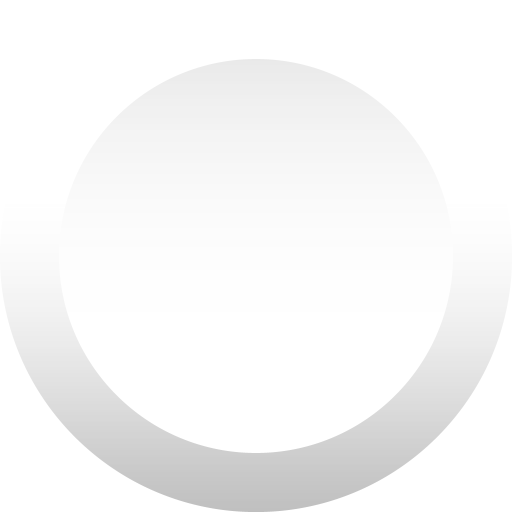
#> input picture Assets/StarterAssets/Mobile/UI/UI_Circle_Bevel_Base.png, 1024 x 1024 px (shown at 1/2 size)
$ python gif2sheet.py ../Assets/StarterAssets/Mobile/UI/UI_Circle_Bevel_Base.png --out out.png
#> lines starting #> are read from the running program, lines starting #| are printed output that depends on the picture
#!/usr/bin/env python3
"""
gif2sheet.py — GIF / PNG-Folge  ->  horizontales Pixel-Art Sprite Sheet

Fuer "Brunos Code-Abenteuer". Keine Runtime-Dependency des Spiels,
nur ein Build-Helfer. Braucht nur Pillow.

Was es macht
------------
1. Frames aus einem GIF (oder aus mehreren PNGs / einem fertigen Sheet) lesen
2. Hintergrund entfernen (Farb-Key, per Default aus den Ecken erraten)
3. Auf die native Pixelaufloesung zurueckrechnen (Blockgroesse wird erkannt)
4. Alphakante haerten -> kein milchiger Rand, kein Antialiasing-Halo
5. Alle Frames auf eine gemeinsame Bounding-Box trimmen (Animation bleibt stabil)
6. Als eine horizontale PNG speichern + die fertige ASSET_MANIFEST-Zeile ausgeben

Beispiele
---------
  python3 tools/gif2sheet.py assets/bruno/attack.gif -o assets/bruno/attack.png \
      --key bruno_attack --fps 14 --loop false
  python3 tools/gif2sheet.py assets/spider/defeated.gif -o assets/spider/defeated.png \
      --key spider_defeated --fps 8 --loop false --preview
  python3 tools/gif2sheet.py frames/*.png -o assets/bruno/walk.png --key bruno_walk --fps 10
  python3 tools/gif2sheet.py sheet.png --in-frames 6 -o out.png --key x   # Sheet neu aufbereiten
"""

import argparse
import math
import os
import sys
from functools import reduce

try:
    from PIL import Image, ImageSequence
except ImportError:
    sys.exit("Pillow fehlt:  pip install --break-system-packages Pillow")


# ----------------------------------------------------------------- laden
def load_frames(paths, in_frames=None):
    """Liefert (frames, durations_ms). Frames sind RGBA und gleich gross."""
    frames = []
    durations = []
    for p in paths:
        im = Image.open(p)
        n = getattr(im, "n_frames", 1)
        if n > 1:
            # GIF: ueber ImageSequence gehen, damit Disposal/Delta korrekt
            # zusammengesetzt wird (sonst fehlen bei Delta-GIFs halbe Frames).
            canvas = None
            for raw in ImageSequence.Iterator(im):
                cur = raw.convert("RGBA")
                if canvas is None:
                    canvas = cur.copy()
                else:
                    canvas = canvas.copy()
                    canvas.alpha_composite(cur)
                frames.append(canvas.copy())
                durations.append(raw.info.get("duration", 0) or 0)
        else:
            frames.append(im.convert("RGBA"))
            durations.append(0)

    if in_frames and len(frames) == 1:
        # ein bereits horizontal montiertes Sheet wieder zerlegen
        sheet = frames[0]
        fw = sheet.width // in_frames
        if fw * in_frames != sheet.width:
            sys.exit(f"Sheet-Breite {sheet.width} ist nicht durch {in_frames} teilbar.")
        frames = [sheet.crop((i * fw, 0, (i + 1) * fw, sheet.height))
                  for i in range(in_frames)]
        durations = [0] * in_frames

    if not frames:
        sys.exit("Keine Frames gefunden.")

    w = max(f.width for f in frames)
    h = max(f.height for f in frames)
    out = []
    for f in frames:
        if f.size != (w, h):
            pad = Image.new("RGBA", (w, h), (0, 0, 0, 0))
            pad.paste(f, ((w - f.width) // 2, h - f.height))  # bodenbuendig
            f = pad
        out.append(f)
    return out, durations


# ------------------------------------------------------- hintergrund weg
def guess_bg(frames):
    """Haeufigste Eckfarbe ueber alle Frames."""
    counts = {}
    for f in frames:
        w, h = f.size
        for xy in ((0, 0), (w - 1, 0), (0, h - 1), (w - 1, h - 1)):
            px = f.getpixel(xy)
            if px[3] == 0:
                continue
            counts[px[:3]] = counts.get(px[:3], 0) + 1
    if not counts:
        return None
    return max(counts, key=counts.get)


# [36 lines left out: function flood_bg, not called in this run]


# ----------------------------------------------- native aufloesung finden
def _runs(values):
    """Laengen gleicher aufeinanderfolgender Eintraege."""
    out, cur, prev = [], 0, object()
    for v in values:
        if v == prev:
            cur += 1
        else:
            if cur:
                out.append(cur)
            cur, prev = 1, v
    if cur:
        out.append(cur)
    return out


def _reconstruction_error(frame, f):
    """Wie gut laesst sich das Bild als f-fach vergroessertes Pixelbild lesen?"""
    small = frame.resize((frame.width // f, frame.height // f), Image.BOX)
    back = small.resize(frame.size, Image.NEAREST)
    a, b = frame.tobytes(), back.tobytes()
    return sum(abs(x - y) for x, y in zip(a, b)) / len(a)


def detect_block(frame, max_block=16):
    """Erkennt den Vergroesserungsfaktor eines hochskalierten Pixel-Bildes.

    Zwei Wege, weil beide Sorten Input vorkommen:
      * harte Kanten (Nearest hochskaliert) -> ggT aller Lauflaengen ist exakt
      * weiche Kanten (Bicubic/Lanczos)     -> ggT faellt auf 1, deshalb wird
        zusaetzlich getestet, bei welchem Faktor sich das Bild verlustarm als
        Pixelraster rekonstruieren laesst
    """
    w, h = frame.size
    data = frame.load()
    cols = [tuple(data[x, y] for y in range(h)) for x in range(w)]
    rows = [tuple(data[x, y] for x in range(w)) for y in range(h)]
    cand = [c for c in _runs(cols) + _runs(rows) if c > 0]
    exact = reduce(math.gcd, cand) if cand else 1
    exact = max(1, min(exact, max_block))
    if exact > 1:
        return exact, exact

    # weiche Kanten: keine exakte Erkennung moeglich. Statt zu raten wird
    # eine Kandidatenliste mit Rekonstruktionsfehler zurueckgegeben, damit
    # man --scale / --native bewusst setzt.
    divs = [f for f in range(2, max_block + 1) if w % f == 0 and h % f == 0]
    errs = [(f, _reconstruction_error(frame, f)) for f in divs]
    return 1, errs


# [12 lines left out: functions downscale, downscale_to, not called in this run]


# ------------------------------------------------------ alphakante haerten
def defringe(frame, cutoff=128):
    """Halbtransparente Randpixel entfaerben und Alpha binaer machen.

    Zuerst bekommen Pixel unter dem Cutoff die Farbe des naechsten
    kraeftigen Nachbarn (sonst bleibt beim Haerten der milchige Rand
    aus der Hintergrundfarbe stehen), danach wird Alpha auf 0/255
    geschnappt.
    """
    w, h = frame.size
    src = frame.load()
    out = Image.new("RGBA", (w, h), (0, 0, 0, 0))
    dst = out.load()
    for y in range(h):
        for x in range(w):
            r, g, b, a = src[x, y]
            if a >= cutoff:
                dst[x, y] = (r, g, b, 255)
    # zweiter Durchgang: Loecher schliessen gibt es nicht, aber Farbe der
    # gehaerteten Kante von Nachbarn uebernehmen, falls sie ausgeblichen ist
    hard = out.load()
    for y in range(h):
        for x in range(w):
            if hard[x, y][3] != 255:
                continue
            r, g, b, _ = src[x, y]
            a = src[x, y][3]
            if a >= 250:
                continue
            # ausgebleichte Kante: kraeftigsten Nachbarn suchen
            best = None
            for dy in (-1, 0, 1):
                for dx in (-1, 0, 1):
                    nx, ny = x + dx, y + dy
                    if 0 <= nx < w and 0 <= ny < h:
                        p = src[nx, ny]
                        if p[3] >= 250 and (best is None or p[3] > best[3]):
                            best = p
            if best:
                hard[x, y] = (best[0], best[1], best[2], 255)
    return out


# --------------------------------------------------------------- trimmen
# [9 lines left out: function common_bbox, not called in this run]


# ----------------------------------------------------------------- main
def main():
    ap = argparse.ArgumentParser(description=__doc__,
                                 formatter_class=argparse.RawDescriptionHelpFormatter)
    ap.add_argument("inputs", nargs="+", help="GIF, PNG-Folge oder fertiges Sheet")
    ap.add_argument("-o", "--out", required=True, help="Ziel-PNG (Sprite Sheet)")
    ap.add_argument("--key", default=None, help="ASSET_MANIFEST Key fuer die Ausgabezeile")
    ap.add_argument("--fps", type=int, default=10)
    ap.add_argument("--loop", default="true", choices=["true", "false"])
    ap.add_argument("--in-frames", type=int, default=None,
                    help="Eingabe ist ein fertiges Sheet mit N Frames")
    ap.add_argument("--bg", default="auto",
                    help="'auto', 'none' oder Hexfarbe wie #ffffff")
    ap.add_argument("--tol", type=int, default=28, help="Farbtoleranz fuer den Key")
    ap.add_argument("--scale", type=int, default=0,
                    help="Downscale-Faktor erzwingen (0 = automatisch erkennen)")
    ap.add_argument("--native", default=None,
                    help="Zielgroesse pro Frame erzwingen, z.B. 32x32")
    ap.add_argument("--cutoff", type=int, default=128, help="Alpha-Schwelle 0..255")
    ap.add_argument("--trim", action="store_true",
                    help="gemeinsame Bounding-Box beschneiden (Standard: aus, "
                         "damit alle Animationen einer Figur deckungsgleich bleiben)")
    ap.add_argument("--max-frames", type=int, default=0,
                    help="nur die ersten N Frames verwenden (0 = alle)")
    ap.add_argument("--preview", action="store_true",
                    help="zusaetzlich <out>.preview.png in 6x mit Frame-Raster")
    args = ap.parse_args()

    frames, durations = load_frames(args.inputs, args.in_frames)
#> in load_frames, im is the input picture: PIL image 1024x1024 RGBA; mean R, G, B, A 247.1, 247.1, 247.1, 200.5
#> in load_frames, `n = getattr(im, "n_frames", 1)`: n = 1
#> in load_frames, `w = max(f.width for f in frames)`: w = 1024
#> the loop in load_frames, `for f in frames:` made 1 pass
#> after the loop in load_frames, `for f in frames:`: out = 1 item
#> frames = 1 item; durations = [0]
    if args.max_frames:
        frames = frames[:args.max_frames]
        durations = durations[:args.max_frames]
    print(f"  gelesen : {len(frames)} Frames, {frames[0].width}x{frames[0].height}")
#|   gelesen : 1 Frames, 1024x1024
    real = [d for d in durations if d > 0]
#> real = []
    if real:
        avg = sum(real) / len(real)
        uniq = sorted(set(real))
        print(f"  timing  : {uniq} ms pro Frame -> ca. {1000/avg:.1f} fps"
              + ("  (ungleichmaessig!)" if len(uniq) > 1 else ""))

    # 1. Hintergrund
    if args.bg != "none":
        bg = guess_bg(frames) if args.bg == "auto" else tuple(
            int(args.bg.lstrip("#")[i:i + 2], 16) for i in (0, 2, 4))
#> the loop in guess_bg, `for f in frames:` made 1 pass
#> (w, h) on pass 1: (1024, 1024)
#> after the loop in guess_bg, `for f in frames:`: counts = 0 items
        if bg:
            print(f"  bg-key  : rgb{bg} (Toleranz {args.tol})")
            frames = [flood_bg(f, bg, args.tol) for f in frames]

    # 2. native Aufloesung
    if args.native:
        tw, th = (int(v) for v in args.native.lower().split("x"))
        frames = [downscale_to(f, tw, th) for f in frames]
        print(f"  skaliert: erzwungen auf {tw}x{th}")
    else:
        g, info = detect_block(frames[0])
#> in detect_block, `cols = [tuple(data[x, y] for y in range(h)) for x in range(w)]`: cols = 1024 items
#> after the loop in _runs, `for v in values:`: out = 978 values, max 18 at index 489, min 1 at index 0, mean 1.05
#> in detect_block, `cand = [c for c in _runs(cols) + _runs(rows) if c > 0]`: cand = 1953 values, max 18 at index 489, min 1 at index 0, mean 1.05
#> in detect_block, `exact = reduce(math.gcd, cand) if cand else 1`: exact = 1
#> in _reconstruction_error, `small = frame.resize((frame.width // f, frame.height // f), Image.BOX)`:
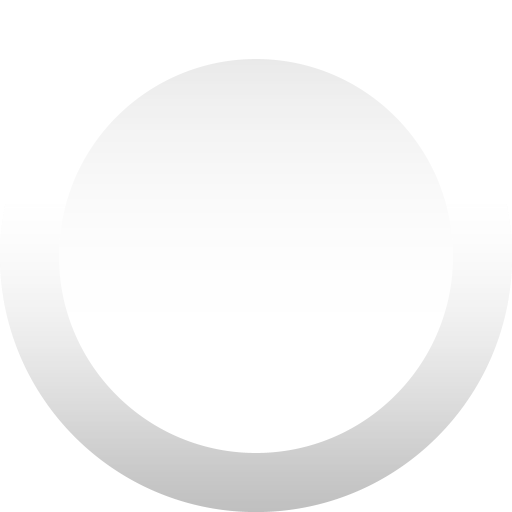
#> small: PIL image 512x512 RGBA; mean R, G, B, A 193.4, 193.4, 193.4, 200.5; transparent parts drawn white
#> in detect_block, `errs = [(f, _reconstruction_error(frame, f)) for f in divs]`: errs = [(2, 40.43), (4, 39.97), (8, 39.07), (16, 37.34)]
#> g = 1; info = [(2, 40.43), (4, 39.97), (8, 39.07), (16, 37.34)]
        factor = args.scale or g
#> factor = 1
        if factor == 1 and isinstance(info, list) and info:
            w0, h0 = frames[0].size
#> w0 = 1024; h0 = 1024
            print("  hinweis : harte Pixelbloecke nicht erkennbar (weiche Kanten?).")
            print("            Kandidaten (Faktor -> Zielgroesse, Rekonstruktionsfehler,")
            print("            kleiner ist besser). Mit --scale N oder --native WxH setzen:")
            for f, e in sorted(info, key=lambda t: t[1])[:5]:
                print(f"              --scale {f:<2d} -> {w0//f}x{h0//f}   Fehler {e:6.2f}")
#> this loop made 4 passes
#|               --scale 16 -> 64x64   Fehler  37.34
#|               --scale 8  -> 128x128   Fehler  39.07
#|               --scale 4  -> 256x256   Fehler  39.97
#|               --scale 2  -> 512x512   Fehler  40.43
        if factor > 1:
            frames = [downscale(f, factor) for f in frames]
            print(f"  skaliert: Faktor {factor} -> {frames[0].width}x{frames[0].height}")
        else:
            print("  skaliert: bereits native Aufloesung")

    # 3. Alphakante haerten
    frames = [defringe(f, args.cutoff) for f in frames]
#> in defringe, `out = Image.new("RGBA", (w, h), (0, 0, 0, 0))`: out: PIL image 1024x1024 RGBA; every value is 0

    # 4. gemeinsame Bounding-Box
    if args.trim:
        box = common_bbox(frames)
        if box and box != (0, 0, frames[0].width, frames[0].height):
            frames = [f.crop(box) for f in frames]
            print(f"  getrimmt: {box} -> {frames[0].width}x{frames[0].height}")

    fw, fh = frames[0].size
#> fw = 1024; fh = 1024
    sheet = Image.new("RGBA", (fw * len(frames), fh), (0, 0, 0, 0))
    for i, f in enumerate(frames):
        sheet.paste(f, (i * fw, 0))
#> this loop made 1 pass
    os.makedirs(os.path.dirname(os.path.abspath(args.out)), exist_ok=True)
    sheet.save(args.out)

    part = sum(1 for p in sheet.getdata() if 0 < p[3] < 255)
#> part = 0
    print(f"  -> {args.out}  {sheet.width}x{sheet.height}  "
          f"({len(frames)} x {fw}x{fh}), halbtransparente Pixel: {part}")
#|   -> out.png  1024x1024  (1 x 1024x1024), halbtransparente Pixel: 0

    if args.preview:
        z = 6
        pv = Image.new("RGBA", (sheet.width * z, sheet.height * z), (24, 24, 32, 255))
        # Schachbrett, damit man Transparenz sieht
        for y in range(0, pv.height, 8):
            for x in range(0, pv.width, 8):
                if (x // 8 + y // 8) % 2 == 0:
                    pv.paste((40, 40, 52, 255), (x, y, min(x + 8, pv.width),
                                                 min(y + 8, pv.height)))
        pv.alpha_composite(sheet.resize((sheet.width * z, sheet.height * z),
                                        Image.NEAREST))
        pvp = os.path.splitext(args.out)[0] + ".preview.png"
        pv.save(pvp)
        print(f"  -> {pvp} (Kontrollbild {z}x)")

    key = args.key or os.path.splitext(os.path.basename(args.out))[0]
    rel = args.out
    if rel.startswith("./"):
        rel = rel[2:]
    print("\nASSET_MANIFEST Zeile:")
    print(f"  {key}: {{ src:'{rel}', frames:{len(frames)}, fps:{args.fps}, "
          f"w:{fw}, h:{fh}, loop:{args.loop} }},")
#|   out: { src:'out.png', frames:1, fps:10, w:1024, h:1024, loop:true },


if __name__ == "__main__":
    main()
